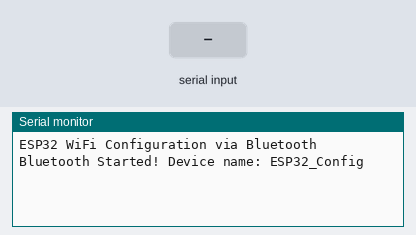
A sketch run on a simulated ESP32. On the bench: the last lines printed to the serial monitor. Inputs (shaded band) come from the test bench. EEPROM starts erased; nothing arrives over Bluetooth unless stated.

Above: at 1.2 s.
1.3 s: "SSID:\n" received over the second serial link
At 1.8 s:
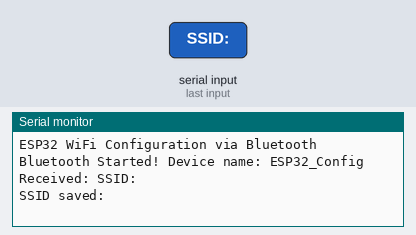
2.8 s: "PASS:\n" received over the second serial link
At 4.0 s:
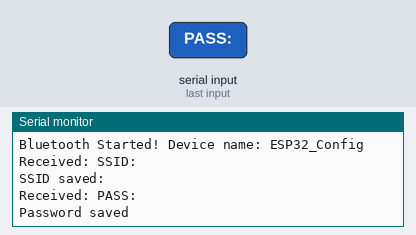
4.3 s: "CONNECT\n" received over the second serial link
At 5.5 s:
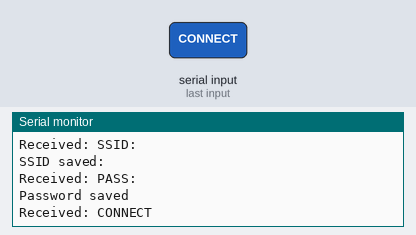
5.8 s: "STATUS\n" received over the second serial link
At 6.7 s:
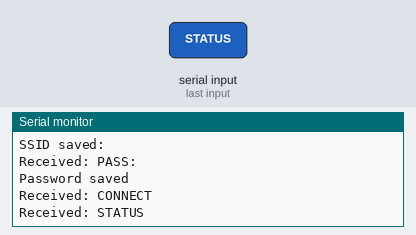
7.3 s: "CLEAR\n" received over the second serial link
At 8.0 s:
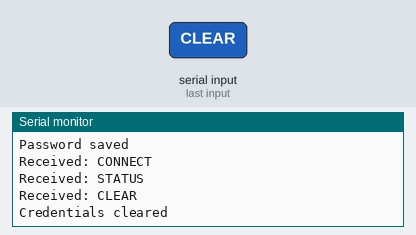

The sketch:

arduino_code.ino
```cpp
#include "BluetoothSerial.h"
#include <WiFi.h>
#include <Preferences.h>

BluetoothSerial SerialBT;
Preferences preferences;

String ssid = "";
String password = "";
bool wifiConnected = false;

void setup() {
  Serial.begin(115200);

  // Initialize Preferences
  preferences.begin("wifi-config", false);

  // Load saved WiFi credentials
  ssid = preferences.getString("ssid", "");
  password = preferences.getString("password", "");

  Serial.println("ESP32 WiFi Configuration via Bluetooth");

  // Start Bluetooth
  SerialBT.begin("TDD access point"); // Bluetooth device name
  Serial.println("Bluetooth Started! Device name: ESP32_Config");
  SerialBT.println("ESP32 WiFi Configuration");
  SerialBT.println("Commands:");
  SerialBT.println("  SSID:<your_ssid>");
  SerialBT.println("  PASS:<your_password>");
  SerialBT.println("  CONNECT");
  SerialBT.println("  STATUS");
  SerialBT.println("  CLEAR");

  // Try to connect with saved credentials
  if (ssid.length() > 0) {
    SerialBT.println("\nFound saved WiFi credentials. Connecting...");
    connectToWiFi();
  }
}

void loop() {
  // Check for Bluetooth commands
  if (SerialBT.available()) {
    String command = SerialBT.readStringUntil('\n');
    command.trim();
    handleCommand(command);
  }

  // Monitor WiFi connection
  if (wifiConnected && WiFi.status() != WL_CONNECTED) {
    wifiConnected = false;
    SerialBT.println("WiFi disconnected!");
  }

  delay(100);
}

void handleCommand(String command) {
  Serial.println("Received: " + command);

  if (command.startsWith("SSID:")) {
    ssid = command.substring(5);
    ssid.trim();
    preferences.putString("ssid", ssid);
    SerialBT.println("SSID saved: " + ssid);
    Serial.println("SSID saved: " + ssid);
  }
  else if (command.startsWith("PASS:")) {
    password = command.substring(5);
    password.trim();
    preferences.putString("password", password);
    SerialBT.println("Password saved: " + String(password.length()) + " characters");
    Serial.println("Password saved");
  }
  else if (command == "CONNECT") {
    if (ssid.length() == 0) {
      SerialBT.println("Error: SSID not set. Use SSID:<your_ssid>");
      return;
    }
    SerialBT.println("Attempting to connect to WiFi...");
    connectToWiFi();
  }
  else if (command == "STATUS") {
    SerialBT.println("\n--- WiFi Status ---");
    SerialBT.println("SSID: " + ssid);
    SerialBT.println("Password: " + (password.length() > 0 ? "Set (" + String(password.length()) + " chars)" : "Not set"));
    SerialBT.println("Connection: " + String(wifiConnected ? "Connected" : "Disconnected"));
    if (wifiConnected) {
      SerialBT.println("IP Address: " + WiFi.localIP().toString());
      SerialBT.println("Signal Strength: " + String(WiFi.RSSI()) + " dBm");
    }
    SerialBT.println("-------------------");
  }
  else if (command == "CLEAR") {
    preferences.clear();
    ssid = "";
    password = "";
    WiFi.disconnect();
    wifiConnected = false;
    SerialBT.println("All WiFi credentials cleared!");
    Serial.println("Credentials cleared");
  }
  else {
    SerialBT.println("Unknown command: " + command);
    SerialBT.println("Available commands: SSID:, PASS:, CONNECT, STATUS, CLEAR");
  }
}

void connectToWiFi() {
  Serial.println("Connecting to: " + ssid);
  WiFi.mode(WIFI_STA);
  WiFi.begin(ssid.c_str(), password.c_str());

  int attempts = 0;
  while (WiFi.status() != WL_CONNECTED && attempts < 20) {
    delay(500);
    Serial.print(".");
    SerialBT.print(".");
    attempts++;
  }

  if (WiFi.status() == WL_CONNECTED) {
    wifiConnected = true;
    SerialBT.println("\nWiFi Connected!");
    SerialBT.println("IP Address: " + WiFi.localIP().toString());
    Serial.println("\nWiFi Connected!");
    Serial.println("IP: " + WiFi.localIP().toString());
  } else {
    SerialBT.println("\nFailed to connect to WiFi");
    Serial.println("\nConnection failed");
  }
}
```

Measured:
- after the input at 1.3 s, the serial monitor: prints a new line at once (image 1)
- after the input at 2.8 s, the serial monitor: prints a new line at once (image 2)
- after the input at 4.3 s, the serial monitor: prints a new line at once (image 3)
- after the input at 5.8 s, the serial monitor: prints a new line at once (image 4)
- after the input at 7.3 s, the serial monitor: prints a new line at once (image 5)
